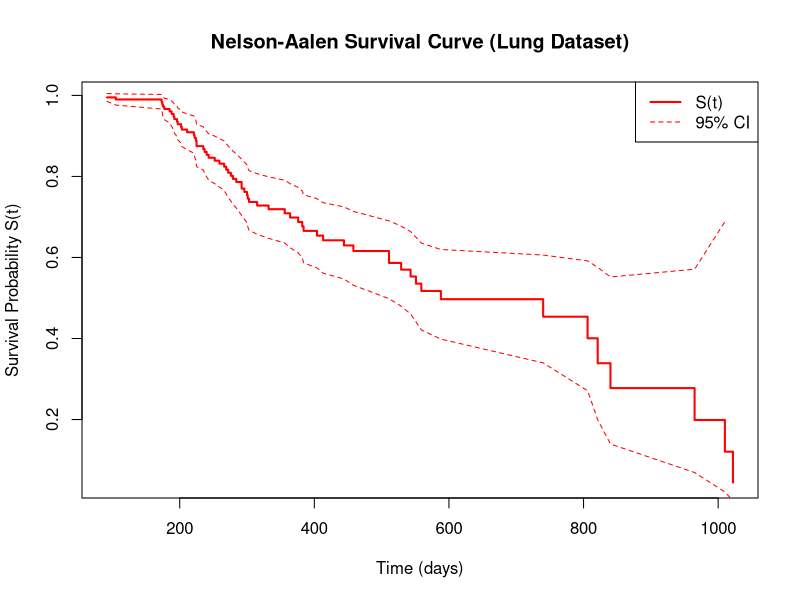
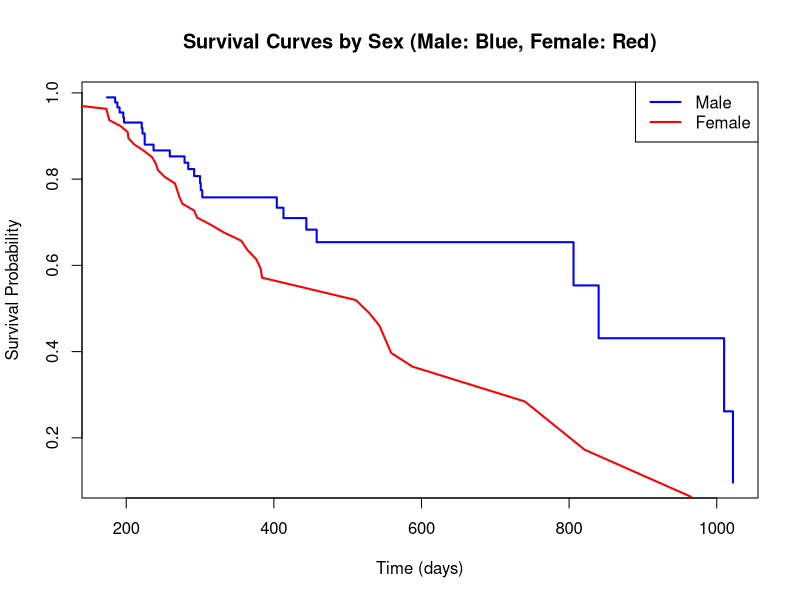

Generate these figures, in order, with R: (Note: this script raises an error after producing the figures.)
## ---- chunk 1
#| warning: false
library(survival)
# Load the lung dataset
data(lung)
# Create a data frame with time, status, and sex
data <- data.frame(
  time = lung$time,
  status = lung$status,  # 1 = event (death), 0 = censored
  sex = lung$sex         # 1 = male, 2 = female
)
## ---- chunk 2
# Function to compute Nelson-Aalen estimator from scratch
nelson_aalen <- function(time, status) {
  # Ensure data is sorted by time
  ord <- order(time)
  time <- time[ord]
  status <- status[ord]
  
  # Identify unique event times (where status == 1)
  event_times <- unique(time[status == 1])
  event_times <- sort(event_times)
  
  # Initialize vectors
  n_risk <- numeric(length(event_times))  # Number at risk
  n_event <- numeric(length(event_times)) # Number of events
  cumhaz <- numeric(length(event_times))  # Cumulative hazard
  variance <- numeric(length(event_times))# Variance of cumhaz
  
  # Compute n_i (at risk) and d_i (events) at each event time
  for (i in seq_along(event_times)) {
    t_i <- event_times[i]
    n_risk[i] <- sum(time >= t_i)  # Subjects still at risk
    n_event[i] <- sum(time == t_i & status == 1)  # Events at t_i
    cumhaz[i] <- ifelse(i == 1, 0, cumhaz[i-1]) + n_event[i] / n_risk[i]
    variance[i] <- ifelse(i == 1, 0, variance[i-1]) + n_event[i] / (n_risk[i] * (n_risk[i] - n_event[i]))
  }
  
  return(list(
    time = event_times,
    n.risk = n_risk,
    n.event = n_event,
    cumhaz = cumhaz,
    variance = variance
  ))
}
## ---- chunk 3
# Compute Nelson-Aalen for the entire dataset
na_fit <- nelson_aalen(data$time, data$status)
summary(na_fit)
## ---- chunk 4
# Derive survival function S(t) = exp(-H(t))
survival <- exp(-na_fit$cumhaz)

# Confidence intervals (95%) for cumulative hazard
z <- qnorm(0.975)  # Z-score for 95% CI
lower_haz <- na_fit$cumhaz - z * sqrt(na_fit$variance)
upper_haz <- na_fit$cumhaz + z * sqrt(na_fit$variance)
lower_surv <- exp(-upper_haz)  # Survival CI: exp(-upper_haz) is lower bound
upper_surv <- exp(-lower_haz)  # exp(-lower_haz) is upper bound

# Estimating x-Year Survival
# For 1-year (365 days) and 5-year (1825 days) survival
t_1yr <- 365
t_5yr <- 1825

# Find closest time points
idx_1yr <- max(which(na_fit$time <= t_1yr))
idx_5yr <- max(which(na_fit$time <= t_5yr))

s_1yr <- survival[idx_1yr]
s_5yr <- survival[idx_5yr]

cat("1-Year Survival Probability:", round(s_1yr, 3), "\n")
cat("5-Year Survival Probability:", round(s_5yr, 3), "\n")
## ---- chunk 5
#| fig.width: 5.5
#| fig.height: 4.5
# Plot Survival Curve
plot(na_fit$time, survival, type = "s", col = "red", lwd = 2,
     xlab = "Time (days)", ylab = "Survival Probability S(t)",
     main = "Nelson-Aalen Survival Curve (Lung Dataset)")
lines(na_fit$time, lower_surv, col = "red", lty = 2)
lines(na_fit$time, upper_surv, col = "red", lty = 2)
legend("topright", c("S(t)", "95% CI"), col = "red", lty = c(1, 2), lwd = c(2, 1))
## ---- chunk 6
# Median Survival Time
# Find time where S(t) <= 0.5
median_idx <- min(which(survival <= 0.5))
median_time <- na_fit$time[median_idx]
cat("Median Survival Time:", median_time, "days\n")
## ---- chunk 7
# Survival Times Between Groups (Male vs. Female)
# Subset data by sex
data_male <- subset(data, sex == 1)
data_female <- subset(data, sex == 2)

# Compute Nelson-Aalen for each group
na_male <- nelson_aalen(data_male$time, data_male$status)
na_female <- nelson_aalen(data_female$time, data_female$status)

# Derive survival curves
surv_male <- exp(-na_male$cumhaz)
surv_female <- exp(-na_female$cumhaz)
## ---- chunk 8
#| fig.width: 5.5
#| fig.height: 4.5
# Survival Times Between Groups (Male vs. Female)
# Plot survival curves by group
plot(na_male$time, surv_male, type = "s", col = "blue", lwd = 2,
     xlab = "Time (days)", ylab = "Survival Probability",
     main = "Survival Curves by Sex (Male: Blue, Female: Red)")
lines(na_female$time, surv_female, col = "red", lwd = 2)
legend("topright", c("Male", "Female"), col = c("blue", "red"), lwd = 2)
## ---- chunk 9
# Log-rank test for group comparison
surv_obj <- Surv(time = data$time, event = data$status)
logrank_test <- survdiff(surv_obj ~ data$sex)
print(logrank_test)
## ---- chunk 10
# remove all objects
rm(list=ls())
## ---- chunk 11
packages <-c(
		 'tidyverse',
		 'gtsummary',
		 'survival',
		 'survminer',
		 'ggsurvfit',
		 'tidycmprsk',
		 'ggfortify',
		 'timereg',
		 'cmprsk',
		 'riskRegression'
		 )

## ---- chunk 12
# Verify installation
cat("Installed packages:\n")
print(sapply(packages, requireNamespace, quietly = TRUE))
## ---- chunk 13
#| warning: false
#| error: false
# Load packages with suppressed messages
invisible(lapply(packages, function(pkg) {
  suppressPackageStartupMessages(library(pkg, character.only = TRUE))
}))
## ---- chunk 14
# Check loaded packages
cat("Successfully loaded packages:\n")
print(search()[grepl("package:", search())])
## ---- chunk 15
#| warning: false
# Load the lung dataset
data(lung)
# Create a data frame with relevant variables
data <- data.frame(
  time = lung$time,
  status = lung$status,  # 1 = event (death), 0 = censored
  sex = lung$sex         # 1 = male, 2 = female
)
## ---- chunk 16
# Create a survival object
surv_obj <- Surv(time = data$time, event = data$status)
## ---- chunk 17
# Calculating the Nelson-Aalen Estimator
# Use survfit to compute the cumulative hazard (Nelson-Aalen estimator)
fit_na <- survfit(surv_obj ~ 1, type = "fh")  # 'fh' specifies Fleming-Harrington (Nelson-Aalen)
## ---- chunk 18
na_summary <- summary(fit_na)
times <- na_summary$time
n_risk <- na_summary$n.risk
n_event <- na_summary$n.event
cumhaz <- na_summary$cumhaz
std_err <- na_summary$std.chaz  # Standard error of cumhaz

# Derive survival function S(t) = exp(-H(t))
survival <- exp(-cumhaz)

# Compute 95% confidence intervals for cumulative hazard and survival
z <- qnorm(0.975)  # Z-score for 95% CI
lower_haz <- cumhaz - z * std_err
upper_haz <- cumhaz + z * std_err
lower_surv <- exp(-upper_haz)  # Lower survival bound
upper_surv <- exp(-lower_haz)  # Upper survival bound

# Print a few rows of the results
cat("Sample of Nelson-Aalen Estimates:\n")
print(data.frame(Time = times[1:5], N_Risk = n_risk[1:5], N_Event = n_event[1:5], CumHaz = cumhaz[1:5]))
## ---- chunk 19
# Extract cumhaz at specific times
t_1yr <- 365
t_5yr <- 1825

# Find the closest time points and compute S(t)
cumhaz_1yr <- approx(fit_na$time, fit_na$cumhaz, xout = t_1yr, method = "constant", rule = 2)$y
cumhaz_5yr <- approx(fit_na$time, fit_na$cumhaz, xout = t_5yr, method = "constant", rule = 2)$y

s_1yr <- exp(-cumhaz_1yr)
s_5yr <- exp(-cumhaz_5yr)

cat("1-Year Survival Probability:", round(s_1yr, 3), "\n")
cat("5-Year Survival Probability:", round(s_5yr, 3), "\n")
## ---- chunk 20
#| fig.width: 5.5
#| fig.height: 4.5
# Plot cumulative hazard (Nelson-Aalen)
plot(fit_na, fun = "cumhaz", xlab = "Time (days)", ylab = "Cumulative Hazard H(t)",
     main = "Nelson-Aalen Cumulative Hazard Estimate", col = "blue", lwd = 2)
## ---- chunk 21
#| fig.width: 5.5
#| fig.height: 4.5
# Alternatively, plot survival curve (derived from Nelson-Aalen)
plot(fit_na, xlab = "Time (days)", ylab = "Survival Probability S(t)",
     main = "Survival Curve (from Nelson-Aalen)", col = "red", lwd = 2)
## ---- chunk 22
# Median from survival curve
median_time <- median(fit_na)
cat("Median Survival Time:", median_time, "days\n")

# Or manually: find time where cumhaz >= log(2)
log2 <- log(2)
median_idx <- min(which(fit_na$cumhaz >= log2))
median_manual <- fit_na$time[median_idx]
cat("Manual Median (days):", median_manual, "\n")
## ---- chunk 23
# Fit Nelson-Aalen by sex
fit_by_sex <- survfit(surv_obj ~ sex, data = data)
# Summary of
summary(fit_by_sex)
## ---- chunk 24
#| fig.width: 5.5
#| fig.height: 4.5
# Plot survival curves by group
plot(fit_by_sex, col = c("blue", "red"), lwd = 2, 
     xlab = "Time (days)", ylab = "Survival Probability",
     main = "Survival Curves by Sex (Male: Blue, Female: Red)")

legend("topright", c("Male", "Female"), col = c("blue", "red"), lwd = 2)
## ---- chunk 25
# Log-rank test
logrank_test <- survdiff(surv_obj ~ sex, data = lung)
print(logrank_test)
# Medians by group
summary(fit_by_sex)$table  # Includes medians
